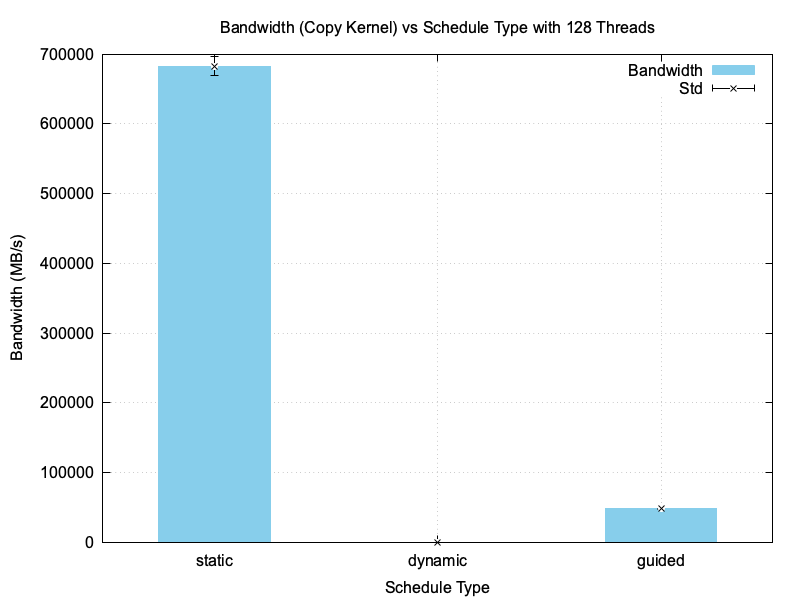

Generate this figure with gnuplot:
set terminal pngcairo size 800,600 enhanced font 'Arial,12'
set output 'exp2.png'

set title 'Bandwidth (Copy Kernel) vs Schedule Type with 128 Threads'
set xlabel 'Schedule Type'
set ylabel 'Bandwidth (MB/s)'
set grid

# set style data yerrorlines
set boxwidth 0.5
set style fill solid
set yrange [*:*]

set xtics ("static" 0, "dynamic" 1, "guided" 2)

plot 'exp2.dat' using ($0):2 with boxes title 'Bandwidth' lc rgb "skyblue", \
     '' using ($0):2:3 with yerrorbars title 'Std' lc rgb "black"
